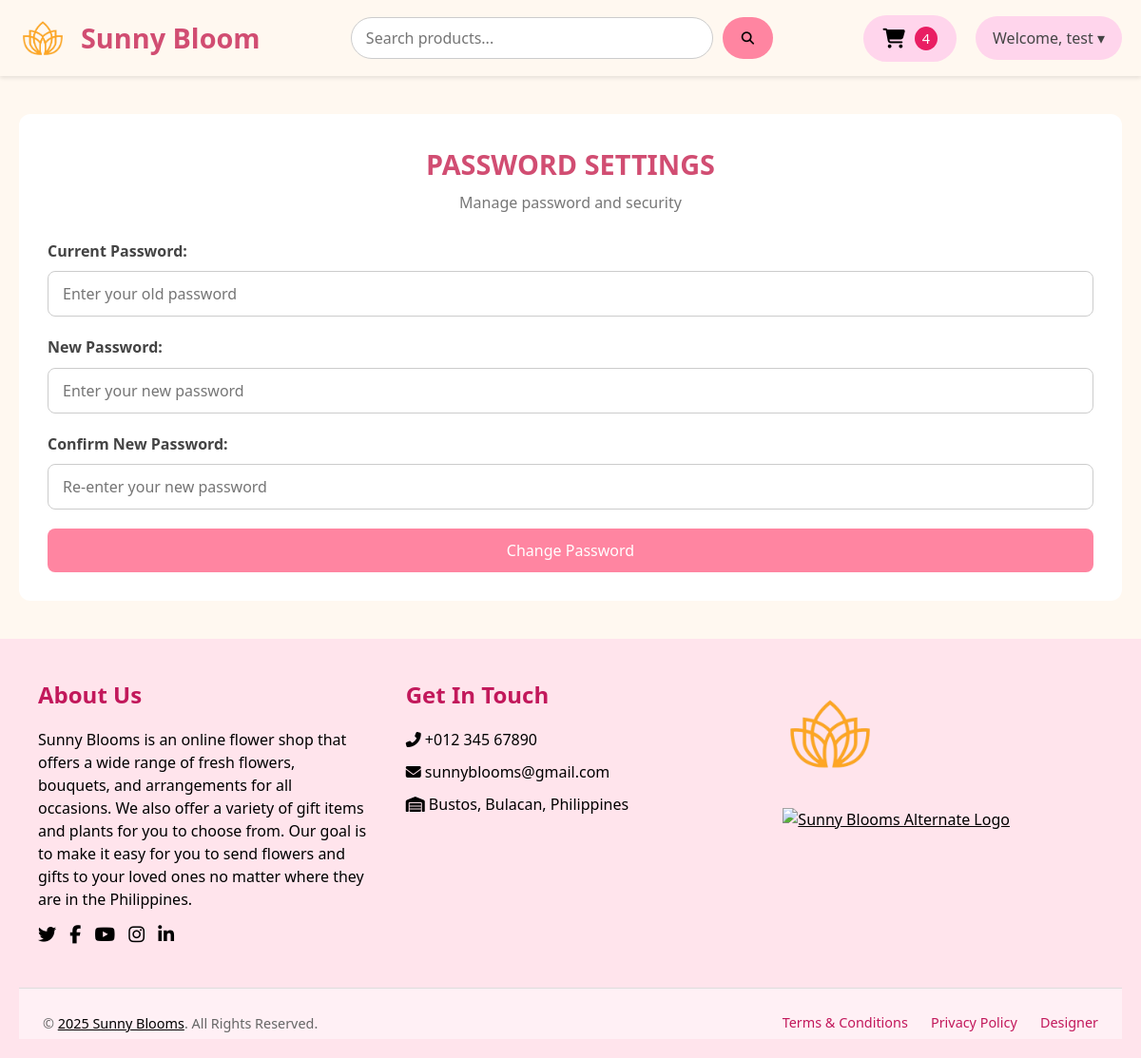
Screenshot of /php/users-change-password.php (signed in) with the database file from the repository.
### tables this page shows
CREATE TABLE `design_settings` (
  `id` int(11) NOT NULL,
  `background_color` varchar(255) DEFAULT NULL,
  `font_color` varchar(255) DEFAULT NULL,
  `shop_name` varchar(255) DEFAULT NULL,
  `logo_path` varchar(255) DEFAULT NULL,
  `image_one_path` varchar(255) DEFAULT NULL,
  `image_two_path` varchar(255) DEFAULT NULL,
  `image_three_path` varchar(255) DEFAULT NULL
);

### php/users-change-password.php (the view, shortened to what this page needs)
<?php
include ('change-password.php');
require 'connection.php';
    if (isset($_SESSION['user_name'])) {
        $userName = $_SESSION['user_name'];
    } else {
        header("Location: http://localhost/flowershop/php/customer-landing-page.php");
        exit;
    }
    $sqlGetSettings = "SELECT * FROM design_settings WHERE id = 1";
    $resultSettings = $conn->query($sqlGetSettings);
    if ($resultSettings->num_rows > 0) {
        while ($row = $resultSettings->fetch_assoc()) {
            $shopName = $row["shop_name"];
            $logoPath = $row["logo_path"];
        }
    } else {
        echo "0 results";
    }
?>
<!DOCTYPE html>
<html lang="en">
<head>
    <link rel="stylesheet" href="https://cdnjs.cloudflare.com/ajax/libs/font-awesome/6.4.2/css/all.min.css" />
    <link rel="stylesheet" href="../css/user-change-password.css">
</head>
<body>
<header class="header">
  <a href="customer-dashboard.php?user=<?= htmlspecialchars($userName) ?>" class="container-header">
    <img class="logo" src="../img/<?= htmlspecialchars(basename($logoPath)) ?>" alt="Sunny Blooms Logo" />
    <label class="shop"><?= htmlspecialchars($shopName) ?></label>
  </a>
  <div class="content-search">
    <input type="text" class="search-bar" placeholder="Search products..." />
    <button class="search-button">
      <i class="fa-solid fa-magnifying-glass"></i>
    </button>
  </div>
  <div class="header-right">
    <a href="cart.php?user=<?= urlencode($userName) ?>" class="cart-link">
      <button class="cart-button">
        <i class="fas fa-shopping-cart"></i>
        <?php
          $userQuery = "SELECT id FROM users WHERE name = ?";
          $stmt = mysqli_prepare($conn, $userQuery);
          mysqli_stmt_bind_param($stmt, "s", $userName);
          mysqli_stmt_execute($stmt);
          $userResult = mysqli_stmt_get_result($stmt);
          $userRow = mysqli_fetch_assoc($userResult);
          $user_id = $userRow['id'] ?? 0;
          $cartQuery = "SELECT COUNT(*) AS count FROM cart WHERE user_id = ?";
          $cartStmt = mysqli_prepare($conn, $cartQuery);
          mysqli_stmt_bind_param($cartStmt, "i", $user_id);
          mysqli_stmt_execute($cartStmt);
          $cartResult = mysqli_stmt_get_result($cartStmt);
          $cartCount = mysqli_fetch_assoc($cartResult)['count'] ?? 0;
          echo "<span class='cart-number'>$cartCount</span>";
        ?>
      </button>
    </a>
    <nav class="nav-right">
      <div class="dropdown">
        <button class="dropbtn">Welcome, <?= htmlspecialchars($userName) ?> &#9662;</button>
      </div>
    </nav>
  </div>
</header>
<div class="settings">
  <h1>PASSWORD SETTINGS</h1>
  <p>Manage password and security</p>
  <form method="post">
    <div class="form-group">
      <label for="current_password">Current Password:</label>
      <input
        type="password"
        id="current_password"
        name="current_password"
        placeholder="Enter your old password"
        required
      />
    </div>
    <div class="form-group">
      <label for="password">New Password:</label>
      <input
        type="password"
        id="password"
        name="password"
        placeholder="Enter your new password"
        required
      />
    </div>
    <div class="form-group">
      <label for="confirm_password">Confirm New Password:</label>
      <input
        type="password"
        id="confirm_password"
        name="confirm_password"
        placeholder="Re-enter your new password"
        required
      />
    </div>
    <button type="submit" name="change_password">Change Password</button>
  </form>
</div>
</body>
</html>
<?php
include ('footer.php');
?>

### css/user-change-password.css (style rules this page uses)
* { margin: 0; padding: 0; box-sizing: border-box; font-family: 'Segoe UI', Tahoma, Geneva, Verdana, sans-serif; }
body { background-color: #fff8f0; color: #333; line-height: 1.6; }
.header { padding: 15px 20px; display: flex; align-items: center; justify-content: space-between; box-shadow: 0 2px 4px rgba(0, 0, 0, 0.1); }
.container-header { display: flex; align-items: center; gap: 15px; text-decoration: none; }
.logo { width: 50px; height: 50px; }
.shop { font-size: 1.8rem; font-weight: bold; color: #d14d72; }
.content-search { flex: 1; display: flex; justify-content: center; gap: 10px; }
.search-bar { width: 60%; padding: 10px 15px; border-radius: 25px; border: 1px solid #ccc; outline: none; font-size: 1rem; transition: 0.3s ease; }
.search-button { padding: 10px 20px; border-radius: 25px; border: none; background-color: #ff85a1; color: #fff; cursor: pointer; transition: background-color 0.3s ease; }
.header-right { display: flex; align-items: center; gap: 20px; }
.cart-button { background-color: #ffd5ec; border: none; padding: 12px 20px; border-radius: 999px; cursor: pointer; font-size: 1.1rem; display: flex; align-items: center; gap: 10px; }
.cart-button i { font-size: 1.3rem; }
.cart-link { text-decoration: none; color: inherit; }
.cart-number { background-color: #e91e63; color: white; padding: 3px 8px; font-size: 0.9rem; border-radius: 50%; }
.nav-right { display: flex; align-items: center; }
.dropdown { position: relative; display: inline-block; }
.dropbtn { background-color: #ffd5ec; color: #444; padding: 12px 18px; border: none; border-radius: 30px; font-size: 1rem; cursor: pointer; }
.settings { margin: 40px 20px; background-color: #fff; padding: 30px; border-radius: 12px; color: #333; }
.settings h1 { font-size: 1.8rem; color: #d14d72; margin-bottom: 5px; text-align: center; }
.settings p { font-size: 1rem; color: #777; margin-bottom: 25px; text-align: center; }
.form-group { margin-bottom: 20px; }
.form-group label { display: block; font-weight: 600; margin-bottom: 8px; color: #444; }
.form-group input { width: 100%; padding: 12px 15px; border: 1px solid #ccc; border-radius: 8px; font-size: 1rem; transition: border-color 0.3s ease; }
.settings button[type="submit"] { display: block; width: 100%; padding: 12px; background-color: #ff85a1; color: #fff; font-size: 1rem; border: none; border-radius: 8px; cursor: pointer; transition: background-color 0.3s ease; }

### rows the page displays
design_settings: logo_path (picture), shop_name "Sunny Bloom"

### other values shown
$cartCount "4"
$userName "test"
